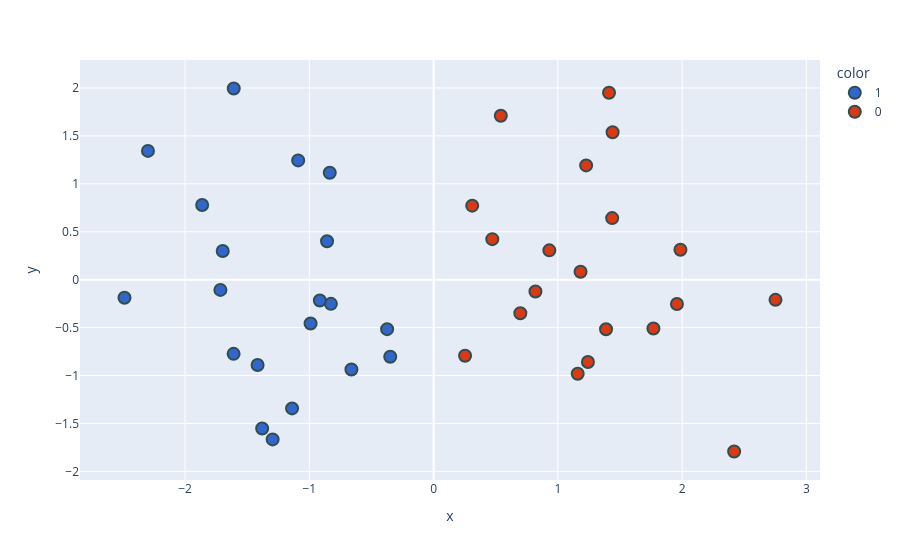

Notebook code for this chart:
### Code cell
new_df['target'] = new_df['target'].astype('str')
fig = px.scatter(x=new_df['PC1'],
                 y=new_df['PC2'],
                 color=new_df['target'],
                 color_discrete_sequence=px.colors.qualitative.G10
                )

fig.update_traces(marker=dict(size=12,
                              line=dict(width=2,
                                        color='DarkSlateGrey')),
                  selector=dict(mode='markers'))
fig.show()

### Figure 1 — Plotly figure (JSON) as saved in the notebook; plotly's stock layout.template omitted (floating-point values rounded to 4 significant figures)
{"data": [{"hovertemplate": "color=1<br>x=%{x}<br>y=%{y}<extra></extra>", "legendgroup": "1", "marker": {"color": "#3366CC", "line": {"color": "DarkSlateGrey", "width": 2}, "size": 12, "symbol": "circle"}, "mode": "markers", "name": "1", "orientation": "v", "showlegend": true, "type": "scatter", "x": [-2.487, -0.9896, -1.295, -1.608, -1.609, -1.862, -1.416, -0.8352, -1.715, -0.826, -1.089, -1.697, -1.139, -0.3488, -0.3738, -2.298, -0.9151, -0.8571, -1.379, -0.6611], "xaxis": "x", "y": [-0.1894, -0.4576, -1.666, 1.994, -0.7741, 0.7788, -0.89, 1.115, -0.1068, -0.2524, 1.244, 0.2982, -1.343, -0.8039, -0.5162, 1.343, -0.2176, 0.4004, -1.553, -0.9365], "yaxis": "y"}, {"hovertemplate": "color=0<br>x=%{x}<br>y=%{y}<extra></extra>", "legendgroup": "0", "marker": {"color": "#DC3912", "line": {"color": "DarkSlateGrey", "width": 2}, "size": 12, "symbol": "circle"}, "mode": "markers", "name": "0", "orientation": "v", "showlegend": true, "type": "scatter", "x": [0.311, 1.16, 1.242, 0.4726, 1.769, 0.5411, 0.6982, 2.419, 1.388, 0.9315, 1.437, 1.412, 1.228, 2.751, 0.8197, 1.987, 1.183, 1.441, 1.958, 0.2535], "xaxis": "x", "y": [0.7718, -0.9817, -0.8583, 0.4226, -0.5095, 1.709, -0.3506, -1.793, -0.5173, 0.3057, 0.6423, 1.95, 1.192, -0.2106, -0.1233, 0.3117, 0.08214, 1.538, -0.2537, -0.7943], "yaxis": "y"}], "layout": {"legend": {"title": {"text": "color"}, "tracegroupgap": 0}, "margin": {"t": 60}, "xaxis": {"anchor": "y", "domain": [0, 1], "title": {"text": "x"}}, "yaxis": {"anchor": "x", "domain": [0, 1], "title": {"text": "y"}}}}
